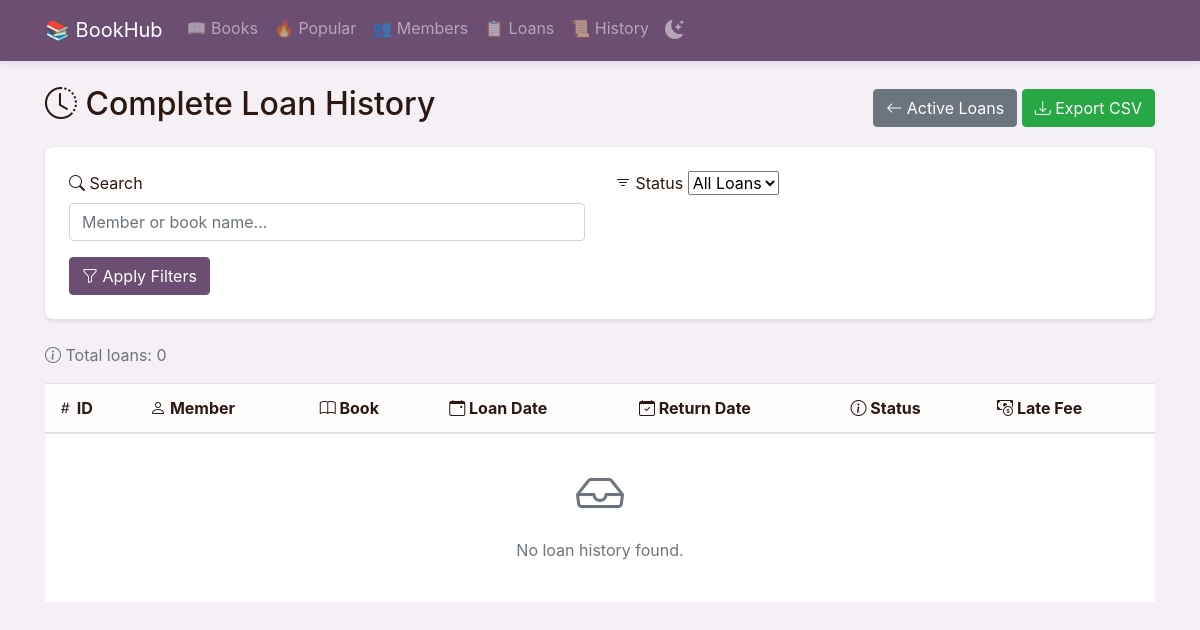
Page /loans/history on the earlier database version.
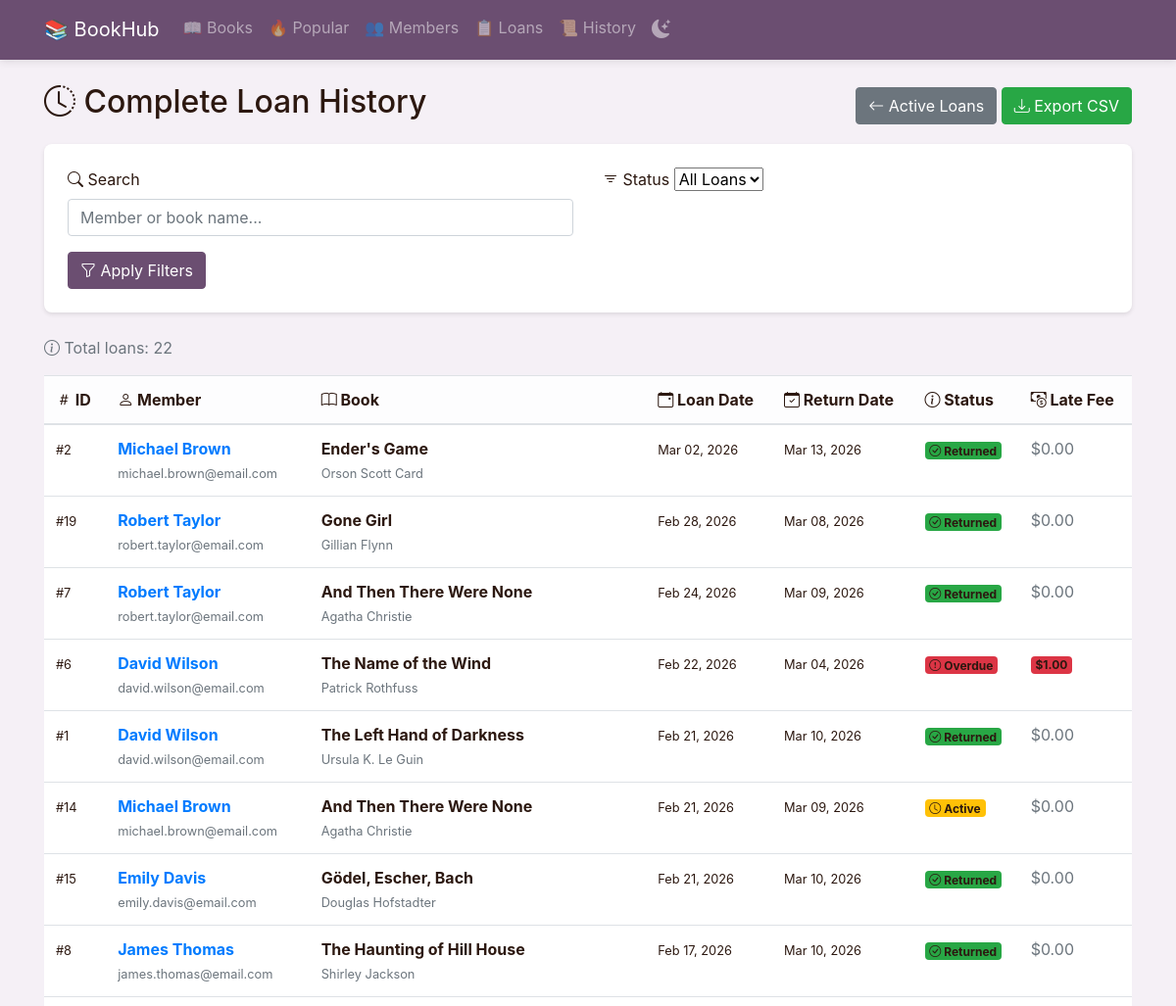
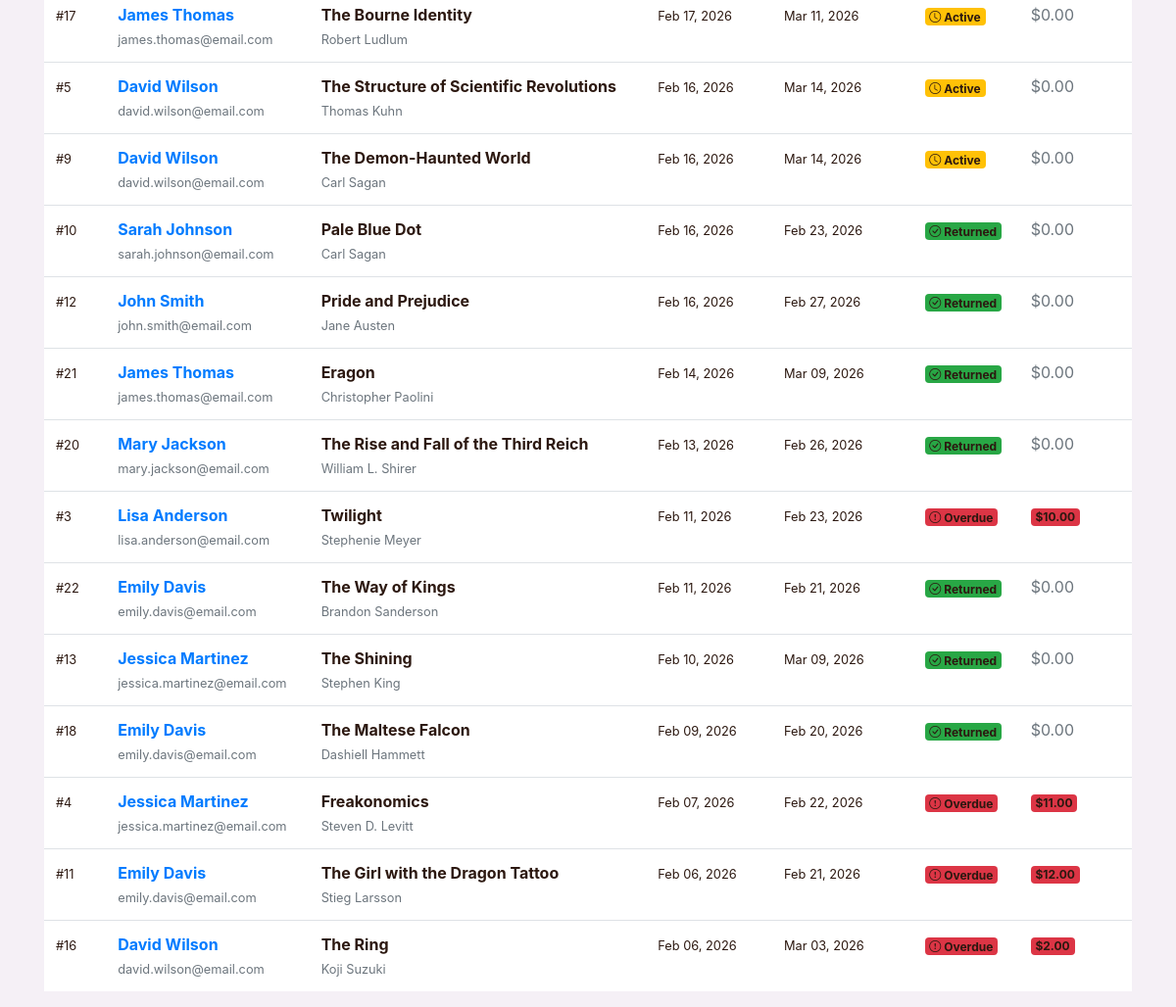
Same page on the later database version (2 pictures, top to bottom).
### app.py (models this page shows)
class Loan(db.Model):
    id = db.Column(db.Integer, primary_key=True)
    member_id = db.Column(db.Integer, db.ForeignKey('member.id'), nullable=False)
    book_id = db.Column(db.Integer, db.ForeignKey('book.id'), nullable=False)
    loan_date = db.Column(db.Date, nullable=False)
    return_date = db.Column(db.Date)
    returned = db.Column(db.Boolean, default=False)
    late_fee = db.Column(db.Float, default=0.0)
    member = db.relationship('Member', backref='loans', lazy=True)
    book = db.relationship('Book', backref='loans', lazy=True)

class Member(db.Model):
    id = db.Column(db.Integer, primary_key=True)
    name = db.Column(db.String(100), nullable=False)
    email = db.Column(db.String(100), unique=True, nullable=False)
    contact = db.Column(db.String(15))
    member_since = db.Column(db.Date, default=datetime.utcnow)

class Book(db.Model):
    id = db.Column(db.Integer, primary_key=True)
    title = db.Column(db.String(100), nullable=False)
    author = db.Column(db.String(100), nullable=False)
    genre = db.Column(db.String(50))
    year_published = db.Column(db.Integer)
    average_rating = db.Column(db.Float, default=0.0)
    cover_image = db.Column(db.String(500))  # New field for book cover URL
    reviews = db.relationship('Review', backref='book', lazy=True)

### app.py (the view)
@app.route('/loans/history')
def loan_history():
    search = request.args.get('search', '')
    status = request.args.get('status', '')
    loans_query = db.session.query(Loan, Member, Book).join(Member).join(Book).order_by(Loan.loan_date.desc())
    if search:
        loans_query = loans_query.filter(
            (Member.name.contains(search)) |
            (Book.title.contains(search))
        )
    now = get_utc_now()
    if status == 'returned':
        loans_query = loans_query.filter(Loan.returned == True)
    elif status == 'active':
        loans_query = loans_query.filter(Loan.returned == False)
    elif status == 'overdue':
        loans_query = loans_query.filter(
            (Loan.returned == False) &
            (Loan.return_date < now.date())
        )
    loans = loans_query.all()
    return render_template('loan_history.html', loans=loans, search=search, status=status, now=now)

### app.py (called while the page is built)
def get_utc_now():
    return datetime.now(timezone.utc)

### templates/loan_history.html (shortened to what the changed rows need)
{% extends "base.html" %}
{% block content %}
<div class="d-flex justify-content-between align-items-center mb-3">
    <h2><i class="bi bi-clock-history"></i> Complete Loan History</h2>
</div>
<div class="mb-3">
    <p class="text-muted">
        <i class="bi bi-info-circle"></i> Total loans: {{ loans|length }}
    </p>
</div>
<div class="table-responsive">
    <table class="table table-hover">
        <thead class="table-light">
            <tr>
                <th><i class="bi bi-hash"></i> ID</th>
                <th><i class="bi bi-person"></i> Member</th>
                <th><i class="bi bi-book"></i> Book</th>
                <th><i class="bi bi-calendar-event"></i> Loan Date</th>
                <th><i class="bi bi-calendar-check"></i> Return Date</th>
                <th><i class="bi bi-info-circle"></i> Status</th>
                <th><i class="bi bi-cash-coin"></i> Late Fee</th>
            </tr>
        </thead>
        <tbody>
            {% for loan, member, book in loans %}
            <tr>
                <td><small>#{{ loan.id }}</small></td>
                <td>
                    <a href="{{ url_for('member_activity', id=member.id) }}" class="text-decoration-none">
                        <strong>{{ member.name }}</strong>
                    </a>
                    <br>
                    <small class="text-muted">{{ member.email }}</small>
                </td>
                <td>
                    <strong>{{ book.title }}</strong>
                    <br>
                    <small class="text-muted">{{ book.author }}</small>
                </td>
                <td>
                    <small>{{ loan.loan_date.strftime('%b %d, %Y') }}</small>
                </td>
                <td>
                    <small>{{ loan.return_date.strftime('%b %d, %Y') if loan.return_date else 'N/A' }}</small>
                </td>
                <td>
                    {% if loan.returned %}
                        <span class="badge bg-success"><i class="bi bi-check-circle"></i> Returned</span>
                    {% elif loan.return_date and loan.return_date < now.date() %}
                        <span class="badge bg-danger"><i class="bi bi-exclamation-circle"></i> Overdue</span>
                    {% else %}
                        <span class="badge bg-warning"><i class="bi bi-clock"></i> Active</span>
                    {% endif %}
                </td>
                <td>
                    {% if loan.late_fee > 0 %}
                        <span class="badge bg-danger">${{ "%.2f"|format(loan.late_fee) }}</span>
                    {% else %}
                        <span class="text-muted">$0.00</span>
                    {% endif %}
                </td>
            </tr>
            {% else %}
            <tr>
                <td colspan="7" class="text-center text-muted py-4">
                    <i class="bi bi-inbox" style="font-size: 3rem;"></i>
                    <p class="mt-2">No loan history found.</p>
                </td>
            </tr>
            {% endfor %}
        </tbody>
    </table>
</div>
{% endblock %}

Differences in the rows shown:
added Loan: id "2", name "Michael Brown", email "michael.brown@email.com", title "Ender's Game", author "Orson Scott Card", loan_date "Mar 02, 2026", return_date "Mar 13, 2026", returned True (drawn), late_fee "$0.00"
added Loan: id "19", name "Robert Taylor", email "robert.taylor@email.com", title "Gone Girl", author "Gillian Flynn", loan_date "Feb 28, 2026", return_date "Mar 08, 2026", returned True (drawn), late_fee "$0.00"
added Loan: id "7", name "Robert Taylor", email "robert.taylor@email.com", title "And Then There Were None", author "Agatha Christie", loan_date "Feb 24, 2026", return_date "Mar 09, 2026", returned True (drawn), late_fee "$0.00"
added Loan: id "6", name "David Wilson", email "david.wilson@email.com", title "The Name of the Wind", author "Patrick Rothfuss", loan_date "Feb 22, 2026", return_date "Mar 04, 2026", returned False (drawn), late_fee "1.00"
added Loan: id "1", name "David Wilson", email "david.wilson@email.com", title "The Left Hand of Darkness", author "Ursula K. Le Guin", loan_date "Feb 21, 2026", return_date "Mar 10, 2026", returned True (drawn), late_fee "$0.00"
added Loan: id "14", name "Michael Brown", email "michael.brown@email.com", title "And Then There Were None", author "Agatha Christie", loan_date "Feb 21, 2026", return_date "Mar 09, 2026", returned False (drawn), late_fee "$0.00"
added Loan: id "15", name "Emily Davis", email "emily.davis@email.com", title "Gödel, Escher, Bach", author "Douglas Hofstadter", loan_date "Feb 21, 2026", return_date "Mar 10, 2026", returned True (drawn), late_fee "$0.00"
added Loan: id "8", name "James Thomas", email "james.thomas@email.com", title "The Haunting of Hill House", author "Shirley Jackson", loan_date "Feb 17, 2026", return_date "Mar 10, 2026", returned True (drawn), late_fee "$0.00"
added Loan: id "17", name "James Thomas", email "james.thomas@email.com", title "The Bourne Identity", author "Robert Ludlum", loan_date "Feb 17, 2026", return_date "Mar 11, 2026", returned False (drawn), late_fee "$0.00"
added Loan: id "5", name "David Wilson", email "david.wilson@email.com", title "The Structure of Scientific Revolutions", author "Thomas Kuhn", loan_date "Feb 16, 2026", return_date "Mar 14, 2026", returned False (drawn), late_fee "$0.00"
added Loan: id "9", name "David Wilson", email "david.wilson@email.com", title "The Demon-Haunted World", author "Carl Sagan", loan_date "Feb 16, 2026", return_date "Mar 14, 2026", returned False (drawn), late_fee "$0.00"
added Loan: id "10", name "Sarah Johnson", email "sarah.johnson@email.com", title "Pale Blue Dot", author "Carl Sagan", loan_date "Feb 16, 2026", return_date "Feb 23, 2026", returned True (drawn), late_fee "$0.00"
added Loan: id "12", name "John Smith", email "john.smith@email.com", title "Pride and Prejudice", author "Jane Austen", loan_date "Feb 16, 2026", return_date "Feb 27, 2026", returned True (drawn), late_fee "$0.00"
added Loan: id "21", name "James Thomas", email "james.thomas@email.com", title "Eragon", author "Christopher Paolini", loan_date "Feb 14, 2026", return_date "Mar 09, 2026", returned True (drawn), late_fee "$0.00"
added Loan: id "20", name "Mary Jackson", email "mary.jackson@email.com", title "The Rise and Fall of the Third Reich", author "William L. Shirer", loan_date "Feb 13, 2026", return_date "Feb 26, 2026", returned True (drawn), late_fee "$0.00"
added Loan: id "3", name "Lisa Anderson", email "lisa.anderson@email.com", title "Twilight", author "Stephenie Meyer", loan_date "Feb 11, 2026", return_date "Feb 23, 2026", returned False (drawn), late_fee "10.00"
added Loan: id "22", name "Emily Davis", email "emily.davis@email.com", title "The Way of Kings", author "Brandon Sanderson", loan_date "Feb 11, 2026", return_date "Feb 21, 2026", returned True (drawn), late_fee "$0.00"
added Loan: id "13", name "Jessica Martinez", email "jessica.martinez@email.com", title "The Shining", author "Stephen King", loan_date "Feb 10, 2026", return_date "Mar 09, 2026", returned True (drawn), late_fee "$0.00"
added Loan: id "18", name "Emily Davis", email "emily.davis@email.com", title "The Maltese Falcon", author "Dashiell Hammett", loan_date "Feb 09, 2026", return_date "Feb 20, 2026", returned True (drawn), late_fee "$0.00"
added Loan: id "4", name "Jessica Martinez", email "jessica.martinez@email.com", title "Freakonomics", author "Steven D. Levitt", loan_date "Feb 07, 2026", return_date "Feb 22, 2026", returned False (drawn), late_fee "11.00"
added Loan: id "11", name "Emily Davis", email "emily.davis@email.com", title "The Girl with the Dragon Tattoo", author "Stieg Larsson", loan_date "Feb 06, 2026", return_date "Feb 21, 2026", returned False (drawn), late_fee "12.00"
added Loan: id "16", name "David Wilson", email "david.wilson@email.com", title "The Ring", author "Koji Suzuki", loan_date "Feb 06, 2026", return_date "Mar 03, 2026", returned False (drawn), late_fee "2.00"
Other differences:
{{ loans|length }}: "0" → "22"
text no longer shown: "No loan history found."
